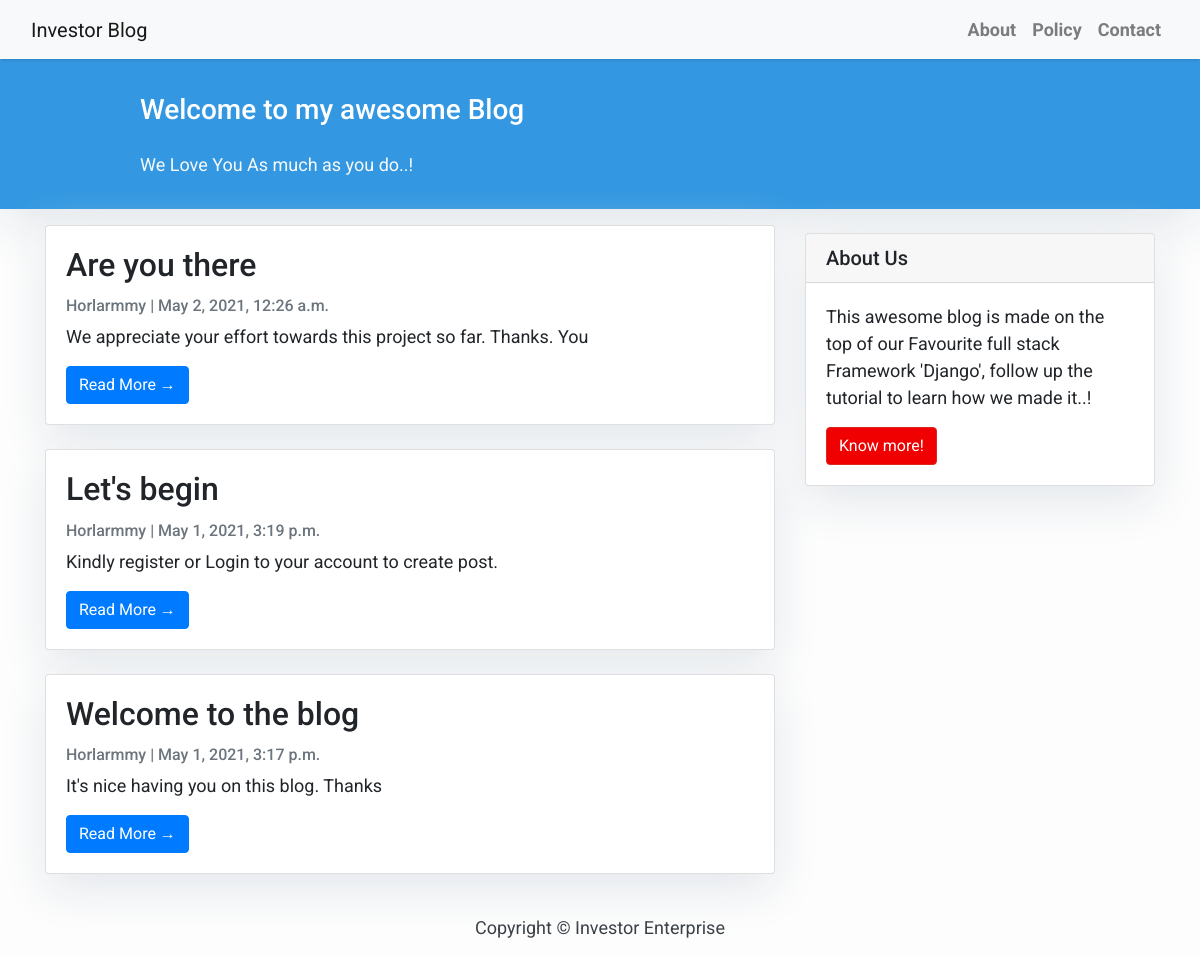
Page /post/ on the committed database.
### blog/models.py (models this page shows, shortened)
class Post(models.Model):
    title = models.CharField(max_length=200, unique=True)
    slug = models.SlugField(max_length=200, unique=True)
    author = models.ForeignKey('auth.User', on_delete= models.CASCADE)
    updated_on = models.DateTimeField(auto_now= True)
    content = models.TextField()
    created_on = models.DateTimeField(auto_now_add=True)
    status = models.IntegerField(choices=STATUS, default=0)
    class Meta:
        ordering = ['-created_on']

### blog/views.py (the view)
# urls.py: path('post/', views.PostList.as_view(), name='index'),
class PostList(generic.ListView):
    queryset = Post.objects.filter(status=1).order_by('-created_on')
    template_name = 'index.html'

### templates/index.html (shortened to what this page needs)
{% extends "base.html" %}
{% block content %}
<header class="masthead">
    <div class="container">
        <div class="row">
            <div class=" col-md-8 col-md-10 mx-auto">
                <div class="site-heading">
                    <h3 class=" site-heading my-4 mt-3 text-white"> Welcome to my awesome Blog </h3>
                    <p class="text-light">We Love You As much as you do..! &nbsp;
                    </p>
                </div>
            </div>
        </div>
    </div>
</header>
<div class="container">
    <div class="row">
        <div class="col-md-8 mt-3 left">
            {% for post in post_list %}
            <div class="card mb-4">
                <div class="card-body">
                    <h2 class="card-title">{{ post.title }}</h2>
                    <p class="card-text text-muted h6">{{ post.author }} | {{ post.created_on}} </p>
                    <p class="card-text">{{post.content|slice:":200" }}</p>
                    <a href= "{% url 'post_detail' post.pk %}" class="btn btn-primary">Read More &rarr;</a>
                </div>
            </div>
            {% endfor %}
        </div>
        {% block sidebar %} {% include 'sidebar.html' %}
         {% endblock sidebar %}
    </div>
</div>
{%endblock%}

### templates/base.html (shortened to what this page needs)
<!DOCTYPE html>
<html>
    <head>
        <link rel="stylesheet" href="https://maxcdn.bootstrapcdn.com/bootstrap/4.0.0/css/bootstrap.min.css"
 />
    </head>
    <body>
        <nav class="navbar navbar-expand-lg navbar-light bg-light shadow" id="mainNav">
            <div class="container-fluid">
                <a class="navbar-brand" href="{% url 'home' %}">Investor Blog</a>
                <div class="collapse navbar-collapse" id="navbarResponsive">
                    <ul class="navbar-nav ml-auto">
                        <li class="nav-item text-black">
                            <a class="nav-link text-black font-weight-bold" href="#">About</a>
                        </li>
                        <li class="nav-item text-black">
                            <a class="nav-link text-black font-weight-bold" href="#">Policy</a>
                        </li>
                        <li class="nav-item text-black">
                            <a class="nav-link text-black font-weight-bold" href="#">Contact</a>
                        </li>
                    </ul>
                </div>
            </div>
        </nav>
        {% block content %}{% endblock content %}
        <footer class="py-3 bg-grey">
            <p class="m-0 text-dark text-center ">Copyright &copy; Investor Enterprise</p>
        </footer>
    </body>
</html>

### templates/sidebar.html (shortened to what this page needs)
{% block sidebar %}
<div class="col-md-4 float-right ">
<div class="card my-4">
        <h5 class="card-header">About Us</h5>
    <div class="card-body">
        <p class="card-text"> This awesome blog is made on the top of our Favourite full stack Framework 'Django', follow up the tutorial to learn how we made it..!</p>
        <a href="https://djangocentral.com/building-a-blog-application-with-django"
           class="btn btn-danger">Know more!</a>
    </div>
</div>
</div>
{% endblock sidebar %}

### templates/base.html (style rules this page uses)
body { font-family: "Roboto", sans-serif; font-size: 17px; background-color: #fdfdfd; }
.shadow { box-shadow: 0 4px 2px -2px rgba(0, 0, 0, 0.1); }
.btn-danger { color: #fff; background-color: #f00000; border-color: #dc281e; }
.masthead { background: #3398E1; height: auto; padding-bottom: 15px; box-shadow: 0 16px 48px #E3E7EB; padding-top: 10px; }

### templates/index.html (style rules this page uses)
body { font-family: "Roboto", sans-serif; font-size: 18px; background-color: #fdfdfd; }
.card { box-shadow: 0 16px 48px #E3E7EB; }

### templates/sidebar.html (style rules this page uses)
.card { box-shadow: 0 16px 48px #E3E7EB; }

### rows in the picture
Post: title "Are you there", author "Horlarmmy", created_on "May 2, 2021, 12:26 a.m.", content "We appreciate your effort towards this project so far. Thanks. You"
Post: title "Let's begin", author "Horlarmmy", created_on "May 1, 2021, 3:19 p.m.", content "Kindly register or Login to your account to create post."
Post: title "Welcome to the blog", author "Horlarmmy", created_on "May 1, 2021, 3:17 p.m.", content "It's nice having you on this blog. Thanks"
